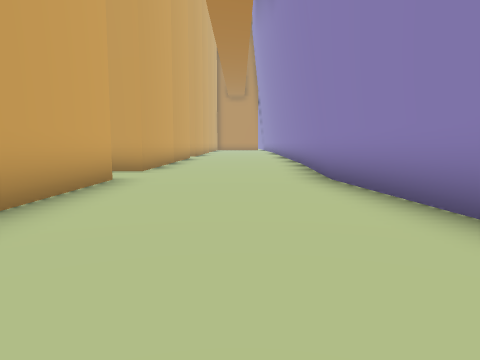
[1] (above)

20 first-person views from a walk through a Unity game level. The camera is 1.3 m above the floor, tilts 6° down and sees 70° across. The floor is counted in squares, 2 m on a side. Each view is taken from the middle of a square. On the plan, view 1 faces up. The plan holds only what a view shows up to about 10 squares ahead; the rest is blank. The place goes on beyond the plan. Some animated figures are not drawn.

[2]
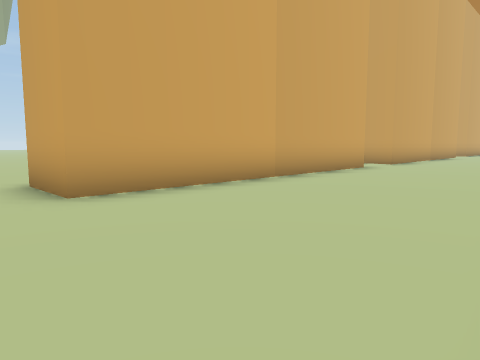

[3]
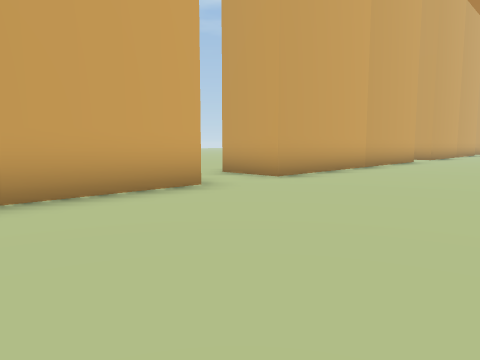

[4]
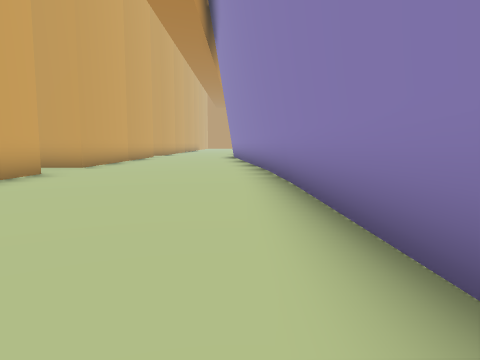

[5]
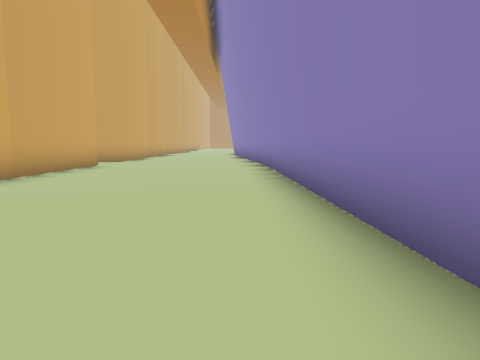

[6]
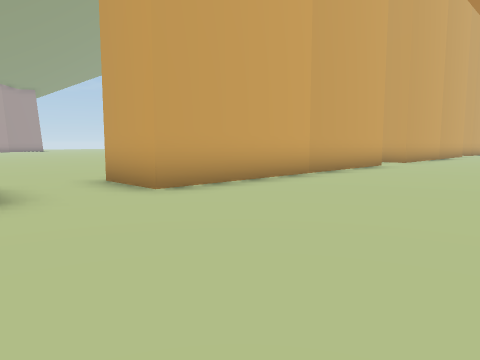

[7]
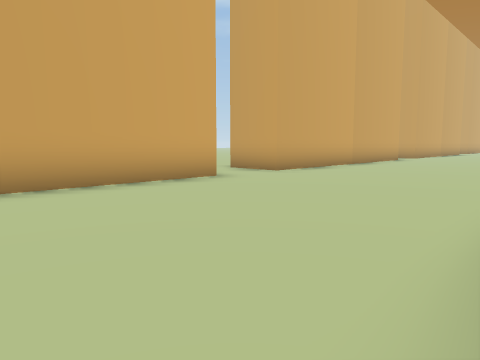

[8]
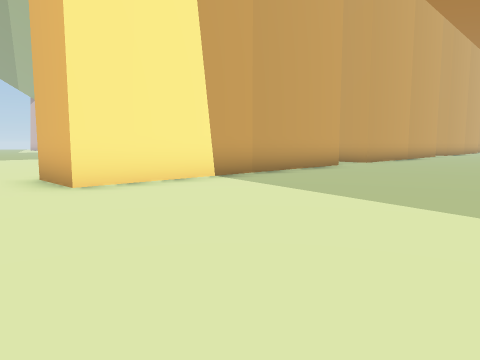

[9]
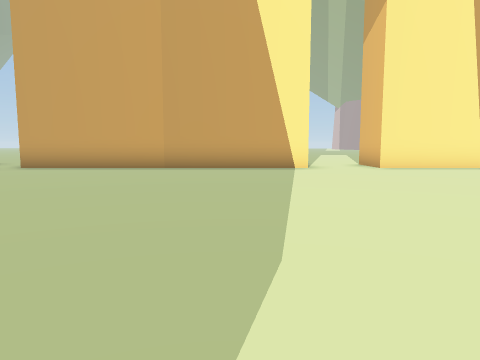

[10]
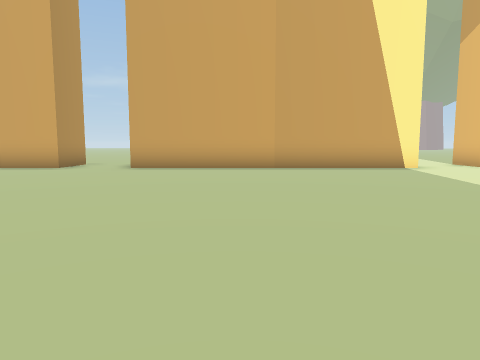

[11]
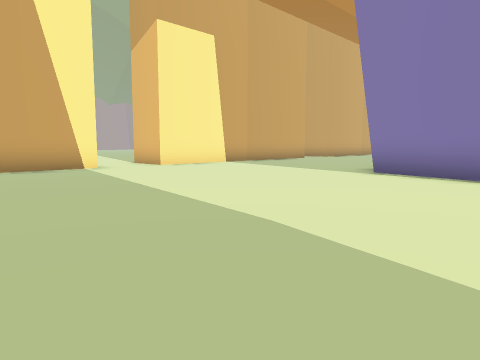

[12]
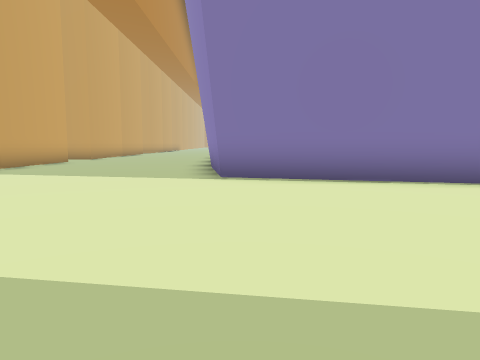

[13]
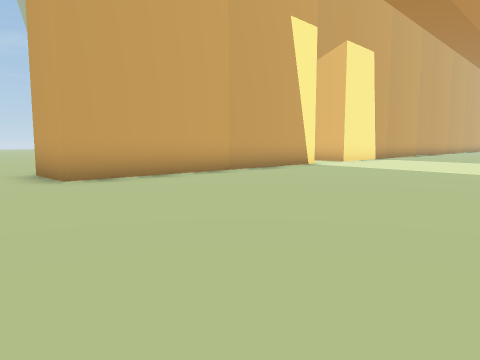

[14]
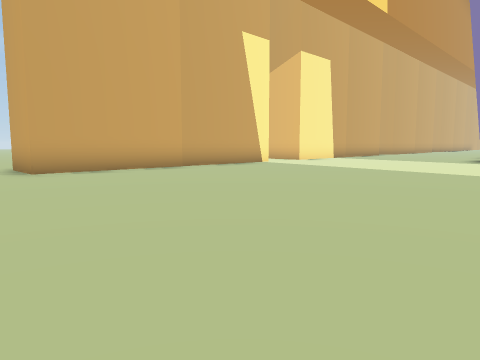

[15]
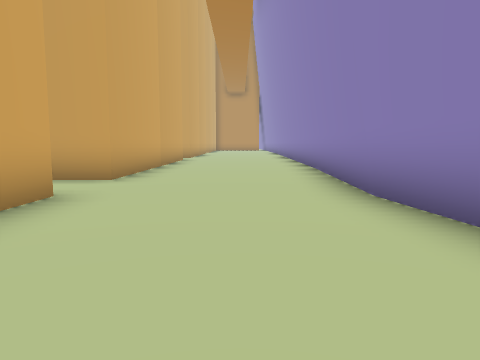

[16]
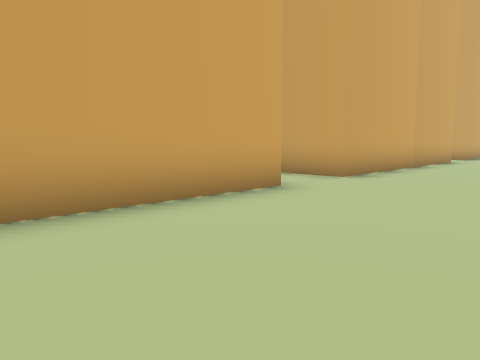

[17]
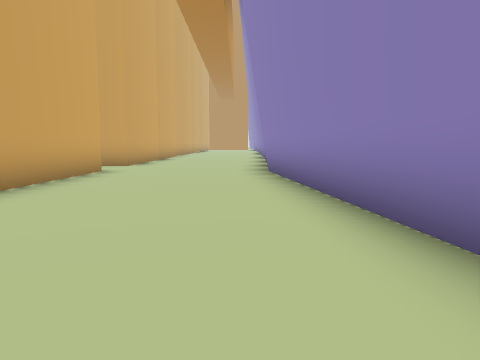

[18]
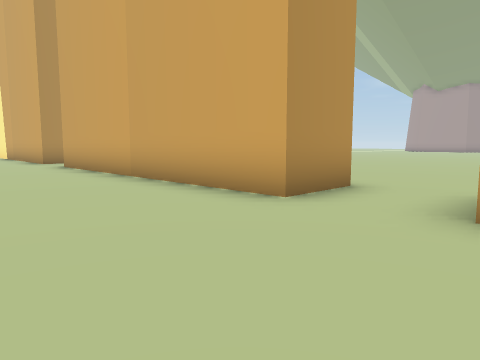

[19]
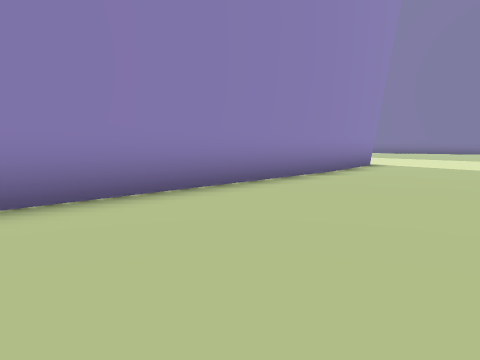

[20]
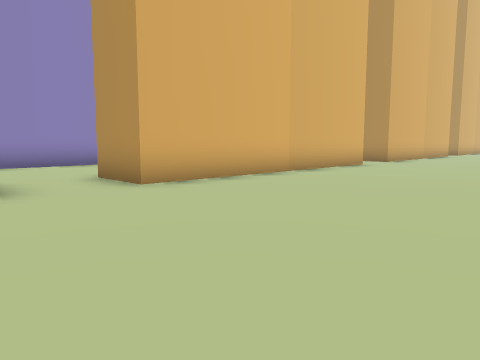

### Floor plan
Points are (right, up) in squares from view 1. A wall is a line through its corners. A room is listed if a view was taken in it or the views show most of it. See-through windows are left out.
Room 1 (views 1, 2, 3, 4, 5, 6, 7, 8, 9, 10, 11, 12, 13, 14, 15, 16, 17, 18, 19)
walls: (3.1, -16.3) (2.7, -2); (-2.3, -13.3) (-2.3, -21.2) (-4, -21.2); (7.6, -20.4) (3.6, -19.4) (3, -15.7); (-2.3, -23.1) (-2.3, -31) (-4, -31); (-4, -3.5) (-2.3, -3.5) (-2.3, -11.4) (-4, -11.4); (2.6, -2.5) (1.6, 6.3); (-3.1, -32.9) (-2.3, -32.9) (-2.3, -33.5); (1.6, 6.2) (2, 12.1); (-4, 6.2) (-2.3, 6.2) (-2.3, -1.6) (-4, -1.6); (-2.3, 12.5) (-2.3, 8.2) (-3.9, 8.2)
ways out: opening at (-3.5, -32) to room 2; opening at (-3.5, -22) to room 2; opening at (-3.5, -12.5) to room 2; opening at (-3.5, -2.5) to room 2; opening at (-3.5, 7.5) to room 2
Room 2 (view 20)
walls: (-4, -0.3) (-4, 6.2)
ways out: opening at (-3.5, -32) to room 1; opening at (-3.5, -22) to room 1; opening at (-3.5, -12.5) to room 1; opening at (-3.5, -2.5) to room 1; opening at (-3.5, 7.5) to room 1

Positions as (right, up) in squares from view 1, and headings:
1: (0, 0), facing up
2: (2, -3), facing up-left
3: (2, -7), facing up-left
4: (2, -11), facing up
5: (2, -14), facing up
6: (2, -14), facing up-left
7: (3, -18), facing up-left
8: (3, -23), facing up-left
9: (7, -25), facing left
10: (7, -28), facing left
11: (7, -27), facing up-left
12: (4, -26), facing up
13: (4, -33), facing up-left
14: (6, -33), facing up-left
15: (0, 2), facing up
16: (1, 2), facing up-left
17: (1, -2), facing up
18: (1, -1), facing down-left
19: (-1, -9), facing down-right
20: (-9, 9), facing down-right
